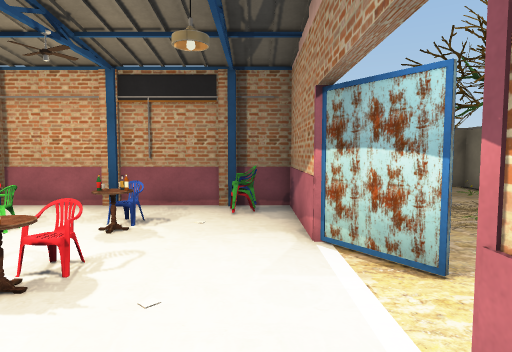
view 1 (above)

23 first-person views from a walk through a scene from a Unity 3-D project. The camera is 1.5 m above the floor, tilts 4° down and sees 75° across. The floor is counted in squares, 1 m on a side. Each view is taken from the middle of a square. On the plan, view 1 faces up. The plan holds only what a view shows up to about 15 squares ahead; the rest is blank. The place goes on beyond the plan. The player character is not drawn. Some surface patterns are stand-ins.

view 2
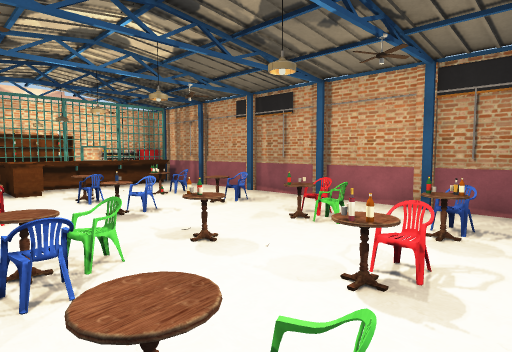

view 3
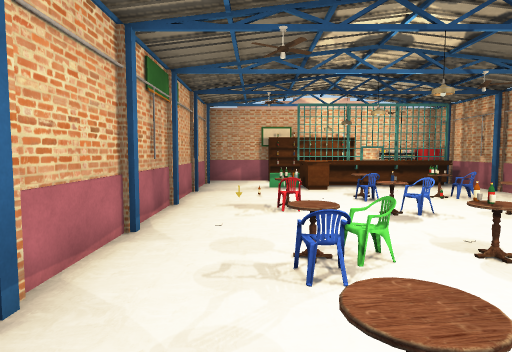

view 4
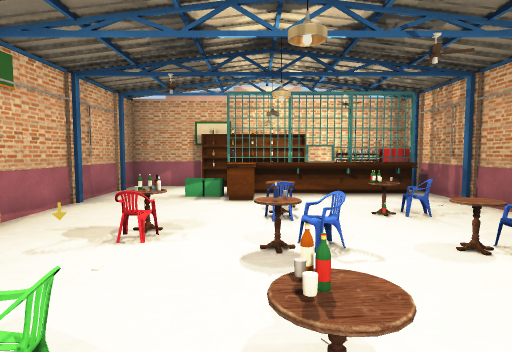

view 5
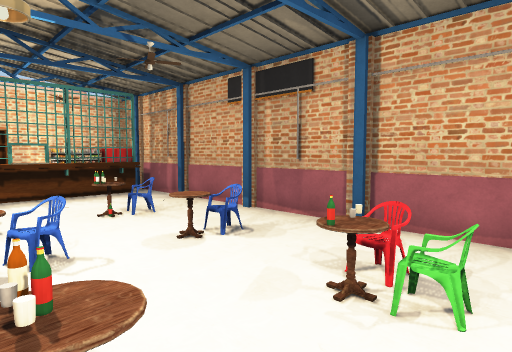

view 6
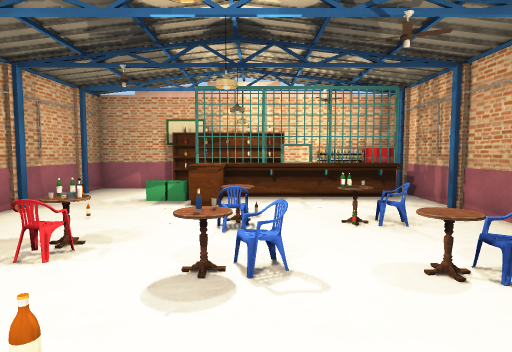

view 7
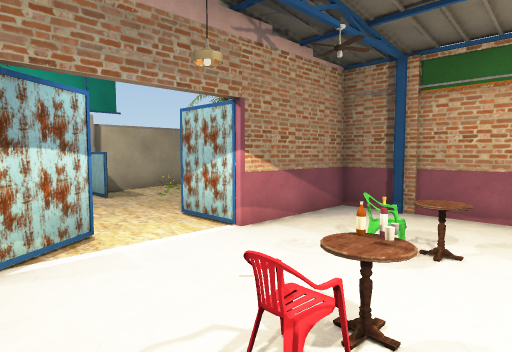

view 8
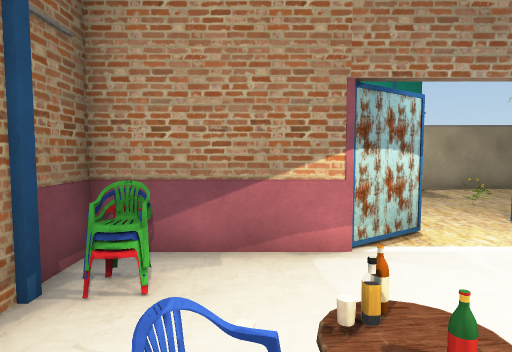

view 9
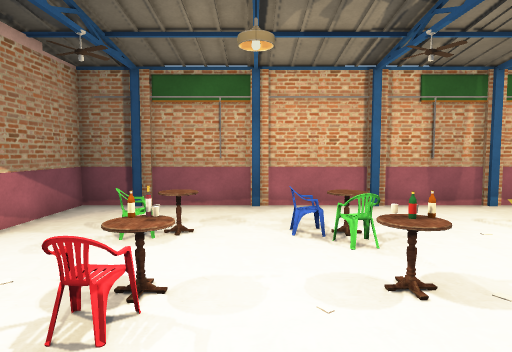

view 10
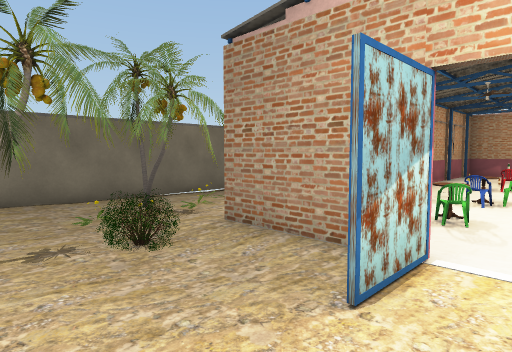

view 11
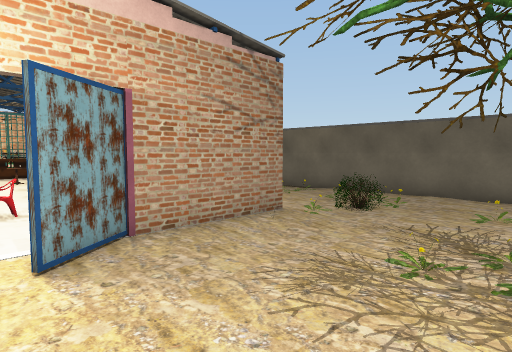

view 12
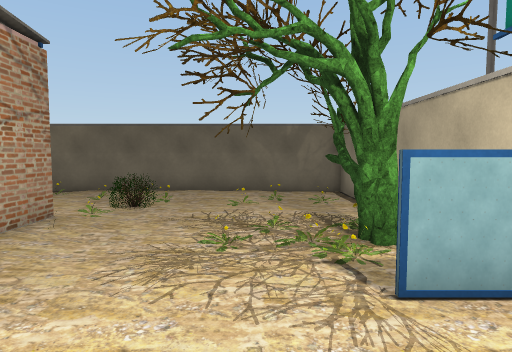

view 13
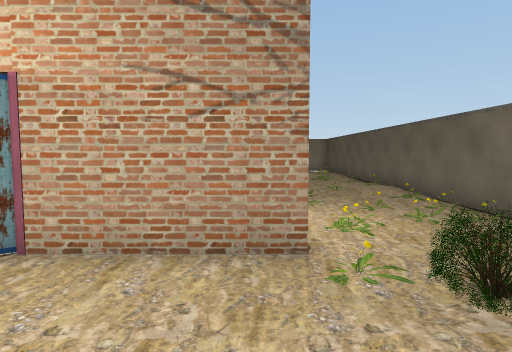

view 14
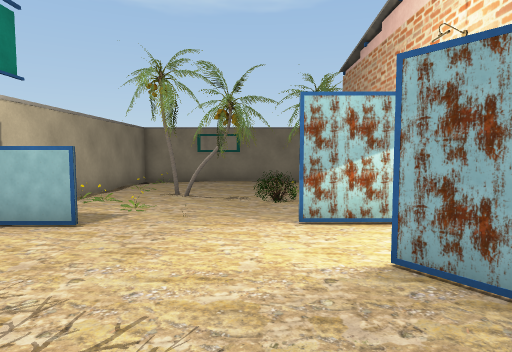

view 15
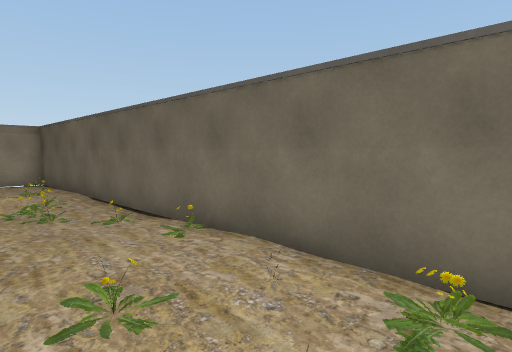

view 16
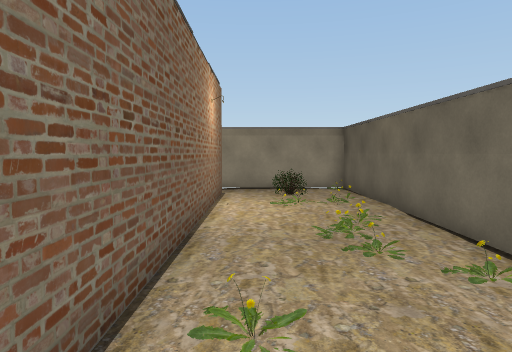

view 17
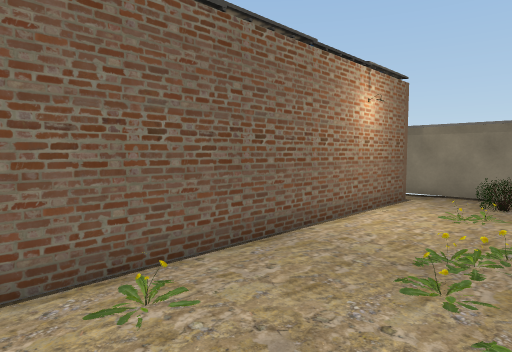

view 18
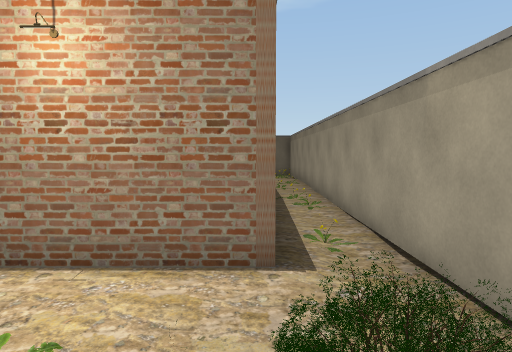

view 19
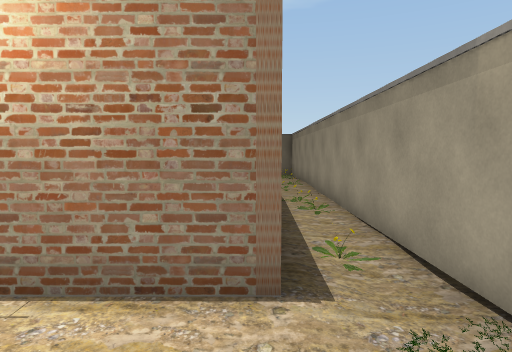

view 20
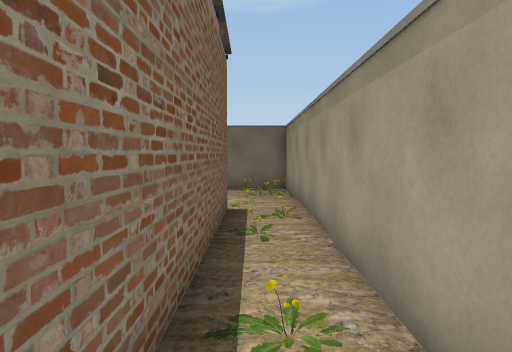

view 21
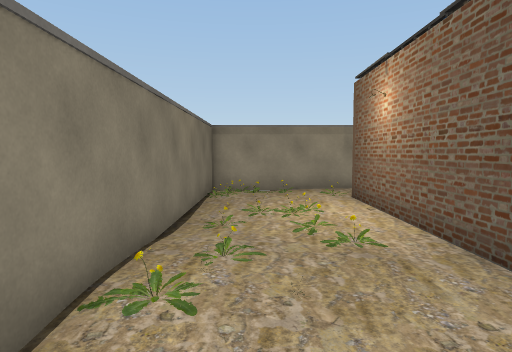

view 22
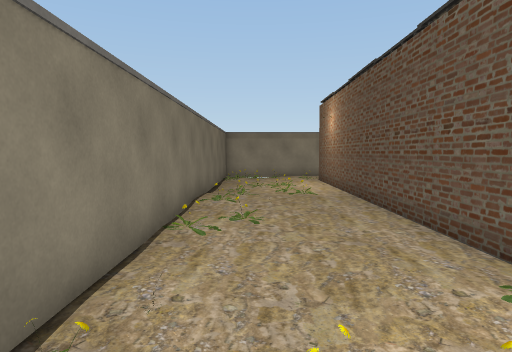

view 23
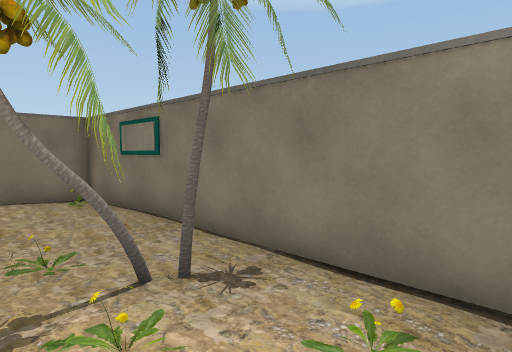

### Floor plan
Points are (right, up) in squares from view 1. A wall is a line through its corners. A room is listed if a view was taken in it or the views show most of it. See-through windows are left out.
Room 1 (views 1, 2, 3, 4, 5, 6, 7, 8, 9)
walls: (-7.2, -2.5) (-4.4, -2.5); (-10.5, -2.5) (-7.4, -2.5); (-14.3, 3) (-14.3, 2.4); (-7.5, 9.5) (-10.5, 9.5); (-3.9, -2.5) (-1, -2.5); (-11, 9.5) (-13.8, 9.5); (-4.4, 9.5) (-7.2, 9.5); (-13.8, -2.5) (-11, -2.5); (-16.1, 2.1) (-17, 2.1); (-14.4, 9.5) (-17.2, 9.5); (-0.5, -2.5) (0.5, -2.5); (1, 5.5) (1, 9.5) (-0.6, 9.5); (-1, 9.5) (-4, 9.5); (-16.2, 8.9) (-16.2, 2.9); (2.3, 3.9) (1.1, 5.5); (-16.5, 9) (-16.5, 1.9); (1, -2.5) (1, 1.5) (3.2, 1.5); (-17.2, -2.5) (-14.4, -2.5); (-19, 0.6) (-19, -2.5) (-17.8, -2.5)
low walls: (-15.8, 8.8) (-15.8, 2.9)
ways out: opening at (2.5, 2.5) to room 2
objects: other object (-17, -2); other object (-16, 1) to (-15, 2); other object (-14, -2); other object (-14, 9); other object (-13, 3) to (-12, 4); other object (-13, 6); other object (-12, 5); other object (-12, 6); other object (-12, 7); other object (-11, -2); other object (-11, 1); other object (-11, 3); other object (-11, 6); other object (-11, 9); other object (-10, 1); other object (-9, 3); other object (-9, 4); other object (-9, 6); other object (-9, 7); other object (-7, -2); other object (-7, 9); other object (-6, 1); other object (-6, 2); other object (-6, 3); other object (-6, 3) to (-5, 4); other object (-6, 5); other object (-6, 6); other object (-6, 7); other object (-5, 1); other object (-5, 6); other object (-4, -2); other object (-4, 9); other object (-3, 1); other object (-3, 3); other object (-3, 4) to (-2, 4); other object (-3, 6); other object (-3, 7); other object (-2, 1); other object (-1, -2); other object (-1, 9); other object (0, 8); other object (0, 9)
Room 2 (views 10, 11, 12, 13, 14, 15, 16, 17, 18, 19)
walls: (1.3, 9.9) (1.3, 5.5); (1.2, 5.5) (2.3, 3.9); (1.3, 1.5) (1.3, -2.5); (8.5, 14.8) (-21.3, 14.8) (-21.3, 10.6); (-19.4, 9.8) (-8.5, 9.8)
ways out: opening at (2.5, 2.5) to room 1; opening at (-20, 10) to room 3; opening at (8, -3)
objects: other object (-20, 12); other object (1, -3); other object (3, -3) to (4, -2); other object (3, 12); other object (8, 2); other object (8, 5); other object (8, 7) to (8, 8)
Room 3 (view 20)
walls: (-19, 7.5) (-19, 6.6); (-21.3, 10.6) (-21.3, 4.5); (-19.3, 4.5) (-19.3, 5.1)
ways out: opening at (-20, 10) to room 2; opening at (-20, 5.5) to room 5
objects: other object (-19, 9)
Room 4 (views 21, 22, 23)
walls: (-6.1, -2.7) (-19.3, -2.7) (-19.3, 1.6); (-21.3, 1.6) (-21.3, -7.7) (2.5, -7.7)
ways out: opening at (-20, 2) to room 5; opening at (1.5, -7)
Room 5 (no view inside)
walls: (-21.3, 4.5) (-21.3, 1.6); (-19, 6.6) (-19, 5.1)
ways out: opening at (-20, 5.5) to room 3; opening at (-20, 2) to room 4; opening at (-18, 5.5) to room 6
objects: other object (-19, 1) to (-18, 5); other object (-19, 2)
Room 6 (no view inside)
walls: (-19, 8.5) (-19, 7.5)
ways out: opening at (-18, 5.5) to room 5
objects: other object (-19, 7) to (-18, 8)

Positions as (right, up) in squares from view 1, and headings:
1: (0, 0), facing up
2: (-1, 0), facing up-left
3: (-1, 0), facing left
4: (-4, 3), facing left
5: (-4, 3), facing up-left
6: (-5, 4), facing left
7: (-4, 6), facing down-right
8: (-4, 7), facing right
9: (-4, 7), facing down
10: (6, 3), facing down-left
11: (7, 3), facing up-left
12: (6, 2), facing up
13: (6, 9), facing left
14: (4, 8), facing down
15: (-4, 11), facing up-left
16: (-7, 11), facing left
17: (-8, 14), facing down-left
18: (-19, 14), facing down
19: (-19, 13), facing down
20: (-20, 6), facing down
21: (-8, -6), facing left
22: (-2, -6), facing left
23: (-2, -4), facing down-right
